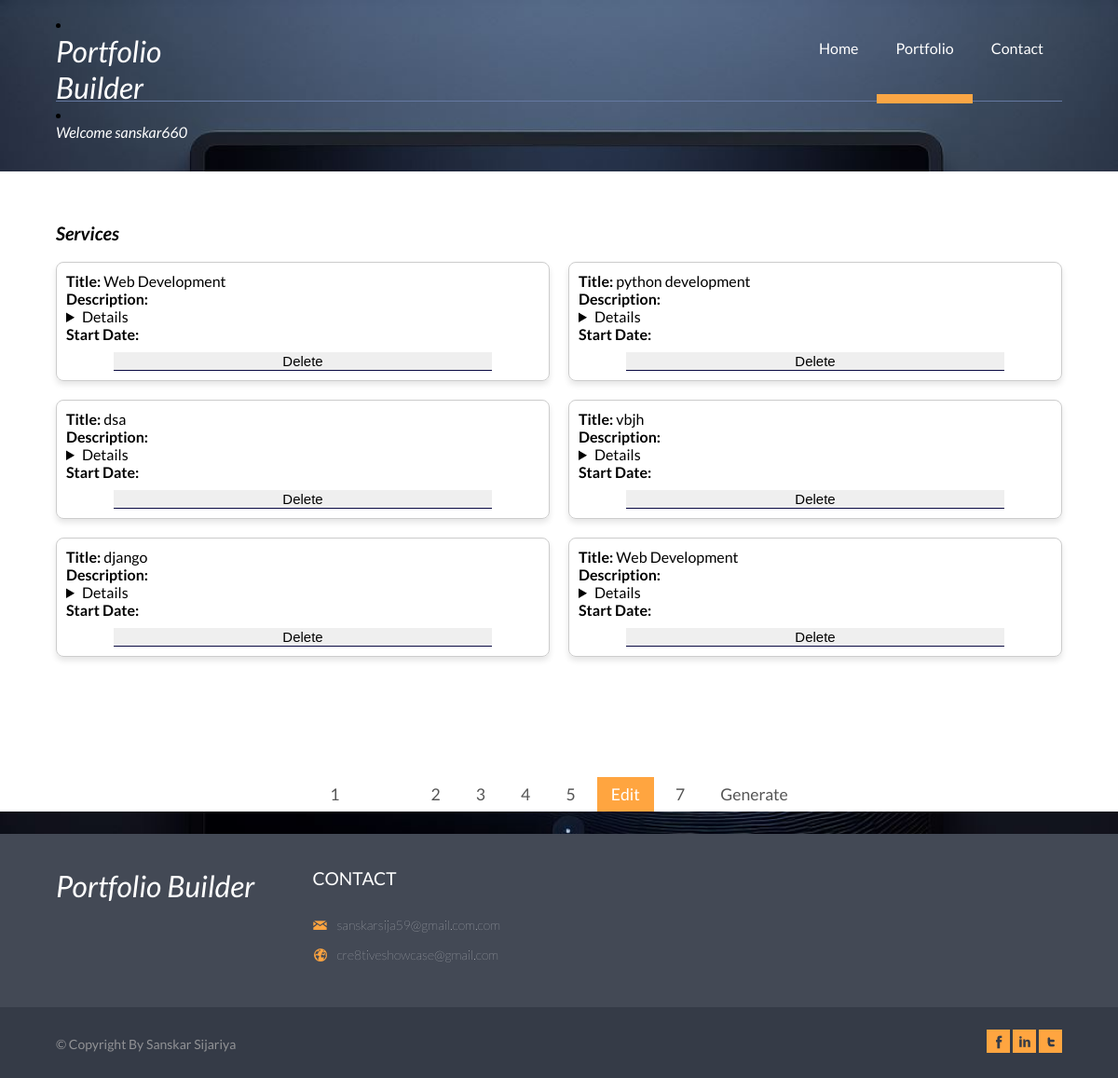
The app's page /display/users/services/ (signed in) with its own data.
### login/models.py (models this page shows)
class services(models.Model):
    user=models.ForeignKey(User, on_delete=models.CASCADE,related_name='service_details')
    title=models.CharField(max_length=100)
    description=models.TextField(max_length=1000)
    year_of_experience=models.IntegerField()

### login/views.py (the view)
# urls.py: path('display/users/services/',views.display_services,name='display_services'),
def display_services(request):
    user=request.user
    details=UserProfile.objects.get(user=request.user)
    service_details = details.user.service_details.all()
    context={
        'details':details,
        'user':user,
        'service_details':service_details,
    }
    return render(request, 'display_services.html',context)

### Template/display_services.html (shortened to what this page needs)
{% extends 'first.html' %}
{% load static %}
{% block content %}
<div class="wrap">
    <div class="pages-top">
        <div class="logo">
            <li>
                <h1 style="font-size:2rem; color:white; font-style: italic;">Portfolio Builder</h1>
            </li>
            <li>
                <h3 style="color:white; font-style: italic;"> Welcome {{user.username}}</h3>
            </li>
        </div>
        <div class="h_menu4">
            <ul class="nav">
                <li><a href="{% url 'home' %}">Home</a></li>
                <li class="active"><a href="">Portfolio</a></li>
                <li><a href="contact.html">Contact</a></li>
            </ul>
        </div>
    </div>
</div>
<div class="main">
    <div class="wrap">
        <div class="pages">
            <h1 style="font-size: 20px;font-weight: bold;font-style: italic;">Services</h1><br>
            <div class="gallery4" >
                        {% for p in service_details %}
                            <div class="dis" >
                                <p><strong>Title: </strong>{{ p.title }}</p>
                                <p><strong>Description: </strong><details>{{ p.description }}</details></p>
                                <p><strong>Start Date: </strong>{{ p.years_of_experience }}</p>
                                <form method="post" action="{% url 'delete_project' p.id %}">
                                    <button type="submit" class="delete" onclick="return confirm('Are you sure you want to delete this project detail?')">Delete</button>
                                </form>
                            </div>
                        {% endfor %}
               <br>
            </div>
        </div>
    </div>
    <ul class="dc_pagination dc_paginationA dc_paginationA06">
        <li><a href="{% url 'user_profile' %} ">1</a></li>
        <li><a href="{% url 'add_education' %}" >2</a></li>
        <li><a href="{% url 'links' %}">3</a></li>
        <li><a href="{% url 'add_skills' %}">4</a></li>
        <li><a href="{% url 'add_projects' %}">5</a></li>
        <li><a href="{% url 'services' %}" class="current">Edit</a></li>
        <li><a href="{% url 'templates_page' %}">7</a></li>
        <li><a href="{% url 'portfolio' user.username %}" class="next">Generate </a></li>
    </ul>
</div>
{% endblock %}

### static/css/style.css (style rules this page uses)
html,body,div,span,applet,object,iframe,h1,h2,h3,h4,h5,h6,p,blockquote,pre,a,abbr,acronym,address,big,cite,code,del,dfn,em,img,ins,kbd,q,s,samp,small,strike,strong,sub,sup,tt,var,b,u,i,dl,dt,dd,ol,nav ul,nav li,fieldset,form,label,legend,table,caption,tbody,tfoot,thead,tr,th,td,article,aside,canvas,details,embed,figure,figcaption,footer,header,hgroup,menu,nav,output,ruby,section,summary,time,mark,audio,video { margin:0;padding:0;border:0;font-size:100%;font:inherit;vertical-align:baseline; }
article, aside, details, figcaption, figure,footer, header, hgroup, menu, nav, section { display: block; }
ol,ul { list-style:none;margin:0;padding:0; }
a { text-decoration:none; }
body { font-family: 'Lato', sans-serif; background:#fff; background: url(/static/images/image/banner_bg.jpeg) no-repeat center fixed; -webkit-background-size: cover; -moz-background-size: cover; -o-background-size: cover; background-size: cover; background-position:center; background-size: 100% 100%; }
.wrap { width:80%; margin:0 auto; -moz-transition:all .2s linear; -webkit-transition:all .2s linear; -o-transition:all .2s linear; -ms-transition:all .2s linear; }
.pages-top { padding: 3% 0; background: url(/static/images/image/border.png) repeat-x 0px 112px; }
.logo { float:left; width: 13.5%; margin-top:-1.5%; }
.h_menu4 { float:right; }
.nav { list-style: none; zoom: 1; }
.nav:before, .nav:after { content: " "; display: table; }
.nav:after { clear: both; }
.nav li a { display: block; padding: 10px 20px 40px 20px; color: #fff; font-size:1em; }
.nav li { position: relative; }
.nav li.active a, .nav li a:hover { border-bottom:10px solid #faa645; }
.nav > li { float: left; }
.main { background:#fff; }
.pages { padding:5% 0; }
ul.dc_pagination { text-align: center; overflow: hidden; margin: 3% 0 2% 0; }
ul.dc_pagination li:first-child { margin-left: 0px; margin-right: 5%; text-transform: uppercase; }
ul.dc_pagination li { display: inline-block; margin: 0px; margin-left: 5px; padding: 0px; }
ul.dc_pagination li a { color: #555; display: block; padding: 8px 15px 8px 15px; text-decoration: none; font-size: 1.1em; }
ul.dc_paginationA06 li a:hover, ul.dc_paginationA06 li a.current { background:#FFA540; color: #FFF; }
@media (max-width:1366px) { .wrap { width:90%; } }
@media (max-width:1280px) { .wrap { width:90%; } }
@media (max-width:1280px) { .pages-top { background: url(/static/images/image/border.png) repeat-x 0px 108px; } }

### static/form.css (style rules this page uses)
.bo input,button { font-size: 15px; margin-top: 10px; width: 80%; border:none; border-bottom: 1.5px solid rgb(10, 10,67); margin-left:10% }

### static/details.css (style rules this page uses)
p strong { font-weight: bold; }
.dis { padding: 20px; border-radius: 8px; box-shadow: 0 4px 6px rgba(0, 0, 0, 0.1); }

### Template/display_services.html (style rules this page uses)
.pages .gallery4 { display: grid; grid-template-columns: repeat(2, 1fr); gap: 20px; }
.dis { border: 1px solid #ccc; padding: 10px; }

### records on screen
services: title "Web Development"
services: title "python development"
services: title "dsa"
services: title "vbjh"
services: title "django"
services: title "Web Development"

### other values on screen
{{ user.username }} "sanskar660"
